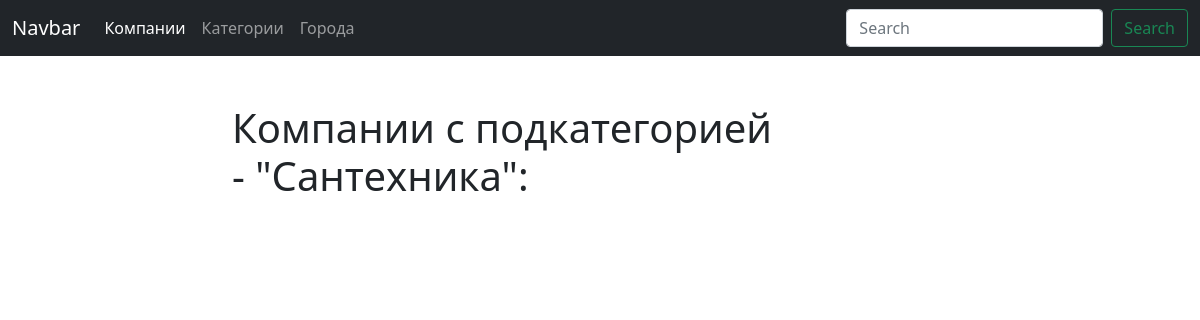
Page /blog/subcategory/37/ on the earlier database version.
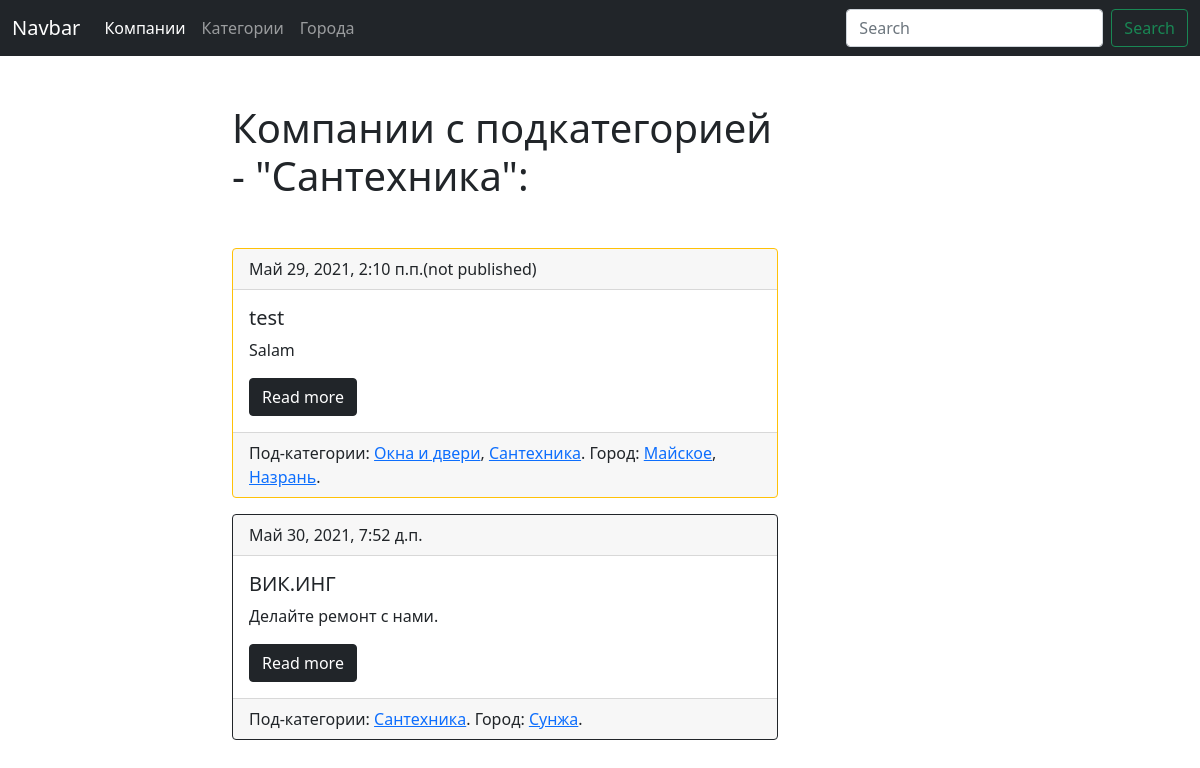
Same page on the later database version.
### blog/models.py (models this page shows, shortened)
class SubCategory(models.Model):
    title = models.CharField(max_length=50, unique=True, verbose_name='Название подкатегории')
    category = models.ForeignKey(Category, on_delete=models.PROTECT, null=True, verbose_name='Категория',
                                 related_name='subcategories')
    class Meta:
        verbose_name = 'Под-категории'
        verbose_name_plural = 'Под-категории'
    def get_absolute_url(self):
        return reverse('subcategory_detail_url', kwargs={'pk': self.pk})

class Company(models.Model):
    title = models.CharField(max_length=150, db_index=True, verbose_name='Название')
    body = models.TextField(blank=True, db_index=True, verbose_name='Описание')
    date_pub = models.DateTimeField(auto_now_add=True, verbose_name='Дата публикации')
    date_update = models.DateTimeField(auto_now=True, verbose_name='Дата изменения')
    city = models.ManyToManyField('City', related_name='companies', blank=True)
    subcategory = models.ManyToManyField('SubCategory', related_name='companies')
    is_published = models.BooleanField(default=False)
    class Meta:
        verbose_name = 'Компания'
        verbose_name_plural = 'Компании'
        ordering = ['is_published']
    def get_absolute_url(self):
        return reverse('company_detail_url', kwargs={'pk': self.pk})

class City(models.Model):
    title = models.CharField(max_length=50, unique=True, verbose_name='Город',)
    class Meta:
        verbose_name = 'Город'
        verbose_name_plural = 'Города'
        ordering = ['title']
    def get_absolute_url(self):
        return reverse('city_detail_url', kwargs={'pk': self.pk})

### blog/views.py (the view)
# urls.py: path('subcategory/<int:pk>/', SubcategoryDetail.as_view(), name='subcategory_detail_url'),
class SubcategoryDetail(ObjectDetailMixin, View):
    model = SubCategory
    template = 'blog/subcategory_detail.html'

### blog/utils.py (called while the page is built)
    def get(self, request, pk):
        obj = get_object_or_404(self.model, pk=pk)
        return render(request, self.template, context={self.model.__name__.lower(): obj, 'admin_object': obj, 'detail': True})

### blog/templates/blog/subcategory_detail.html (shortened to what this page needs)
{% extends 'blog/base_blog.html' %}
{% block content %}
    <h1 class="mb-5">Компании с подкатегорией - "{{ subcategory.title }}":</h1>
        {% for company in subcategory.companies.all %}
            {% include 'blog/includes/company_card_template.html' %}
        {% endfor %}
{% endblock %}

### blog/templates/blog/includes/company_card_template.html
{% if company.is_published %}
    {% with published='card border-dark mb-3' %}
        <div class="{{ published }}" >
    {% endwith %}
{% else %}
    {% with published='card border-warning mb-3' %}
        <div class="{{ published }}" >
    {% endwith %}
{% endif %}
    {% if company.is_published %}
        <div class="card-header">{{ company.date_pub }}</div>
    {% else %}
        <div class="card-header">{{ company.date_pub }}(not published) </div>
    {% endif %}
  <div class="card-body">
    <h5 class="card-title">{{ company.title }}</h5>
    <p class="card-text">{{ company.body|truncatechars:50}}</p>
      <a href="{{company.get_absolute_url}}" class="btn btn-dark">Read more</a>
  </div>
    <div class="card-footer">
        Под-категории:
        {% for subcategory in company.subcategory.all %}
        {% if forloop.last %}
            <a href="{{subcategory.get_absolute_url}}">{{ subcategory.title }}</a>.
        {% else %}
            <a href="{{subcategory.get_absolute_url}}">{{ subcategory.title }}</a>,
        {% endif %}
        {% endfor %}
        Город:
        {% for city in company.city.all %}
        {% if forloop.last %}
            <a href="{{city.get_absolute_url}}">{{ city.title }}</a>.
        {% else %}
            <a href="{{city.get_absolute_url}}">{{ city.title }}</a>,
        {% endif %}
        {% endfor %}
    </div>
</div>

Differences in the rows shown:
now on this page (row edited): Company: date_pub "Май 29, 2021, 2:10 п.п.", title "test", body "Salam", SubCategory (title "Сантехника")
now on this page (row unchanged): SubCategory: title "Окна и двери", shown under "Май 29, 2021, 2:10 п.п."
added City: title "Майское", shown under "Май 29, 2021, 2:10 п.п."
now on this page (row unchanged): City: title "Назрань", shown under "Май 29, 2021, 2:10 п.п."
added Company: date_pub "Май 30, 2021, 7:52 д.п.", title "ВИК.ИНГ", body "Делайте ремонт с нами.", SubCategory (title "Сантехника")
added City: title "Сунжа", shown under "Май 30, 2021, 7:52 д.п."
